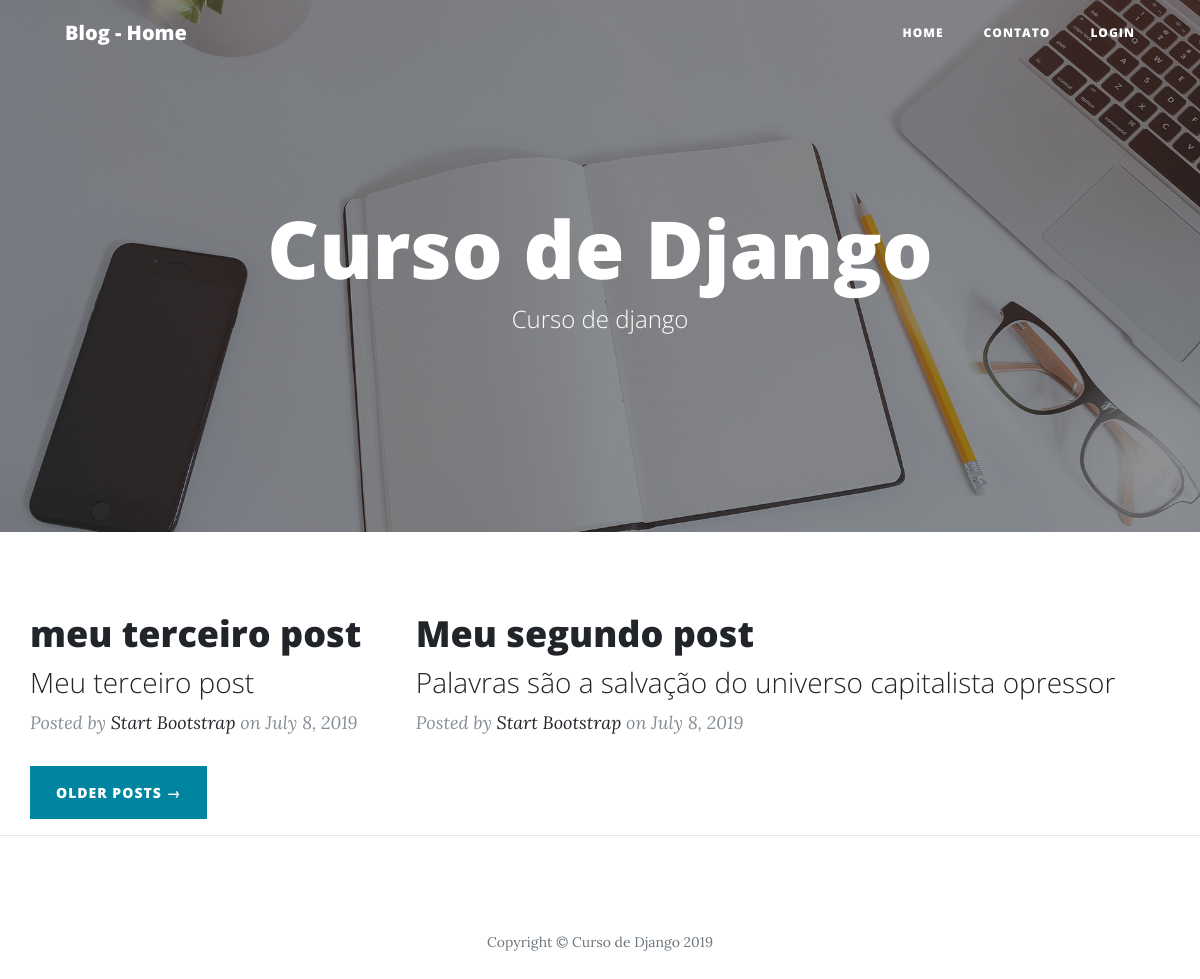
/, run on an earlier commit of the app's database.
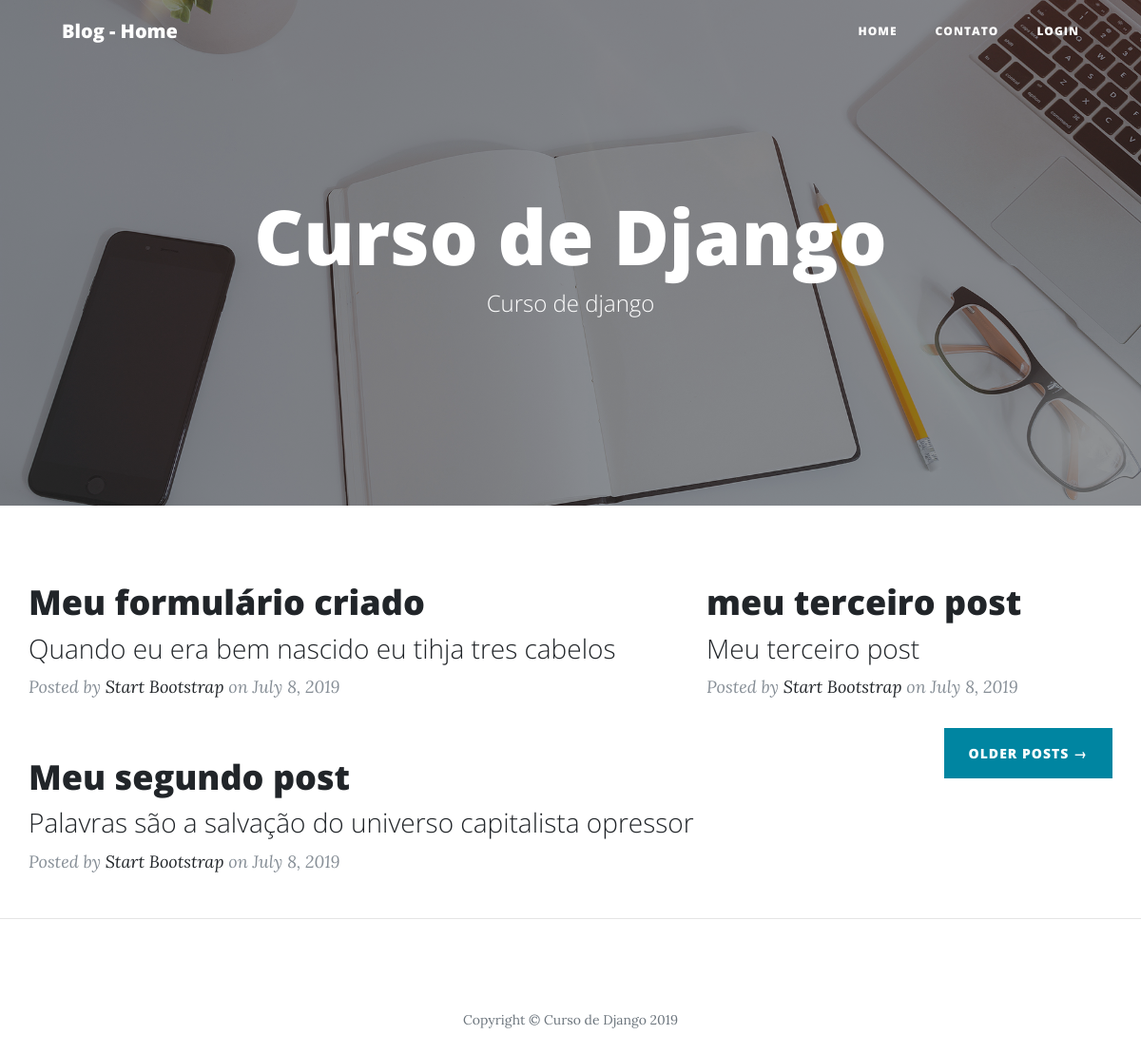
And on a later commit of the database.
### blog/models.py (models this page shows, shortened)
class Post(models.Model):
    STATUS = (
        ("rascunho", "Rascunho"),
        ("publicado", "Publicado")
        )
    titulo = models.CharField(max_length=250, verbose_name="Título")
    slug = models.SlugField(max_length=250)
    autor = models.ForeignKey(User, on_delete=models.CASCADE)
    conteudo = RichTextField(verbose_name="Conteúdo")
    publicado = models.DateTimeField(default=timezone.now)
    criado = models.DateTimeField(auto_now_add=True)
    alterado = models.DateTimeField(auto_now=True)
    status = models.CharField(max_length=10,
                            choices = STATUS, default="rascunho"
    )
    categoria = models.ManyToManyField(Category, related_name='get_posts' )
    imagem = models.ImageField(upload_to="blog", blank=True, null=True)
    objects = models.Manager()
    published = PublishedManager()
    def get_absolute_url(self):
        return reverse('post_detail', args=[self.slug])
    class Meta:
        ordering= ("-publicado", )

### blog/views.py (the view)
# urls.py: path('', views.BlogListView.as_view(), name="home"),
class BlogListView(ListView):
    model = Post
    template_name = 'blog/home.html'

### social/processors.py (called while the page is built)
def cxt_social(request):
    cxt_dict = {}
    links = Link.objects.all()
    for link in links:
        cxt_dict[link.chave] = link.url
    return cxt_dict

### blog/templates/blog/home.html (shortened to what this page needs)
{% extends 'base.html' %}
{% load static %}
{% block header %}
<header class="masthead" style="background-image: url({% static 'img/home-bg.jpg' %})">
  <div class="overlay"></div>
  <div class="container">
    <div class="row">
      <div class="col-lg-8 col-md-10 mx-auto">
        <div class="site-heading">
          <h1>Curso de Django</h1>
          <span class="subheading">Curso de django</span>
        </div>
      </div>
    </div>
  </div>
</header>
{% endblock header %}
{% block content %}
    {% for post in object_list %}
        <div class="post-preview">
            <a href="{{post.get_absolute_url}}">
              <h2 class="post-title">
               {{ post.titulo }}
              </h2>
              <h3 class="post-subtitle">
                    {{ post.conteudo|safe|truncatechars:"200" }}
              </h3>
            </a>
            <p class="post-meta">Posted by
              <a href="#">Start Bootstrap</a>
              on July 8, 2019</p>
        </div>
    {% endfor %}
    <div class="clearfix">
      <a class="btn btn-primary float-right" href="#">Older Posts &rarr;</a>
    </div>
{% endblock content %}

What changed in the data, as far as the page shows it:
added Post: titulo "Meu formulário criado", conteudo "Quando eu era bem nascido eu tihja tres cabelos"
